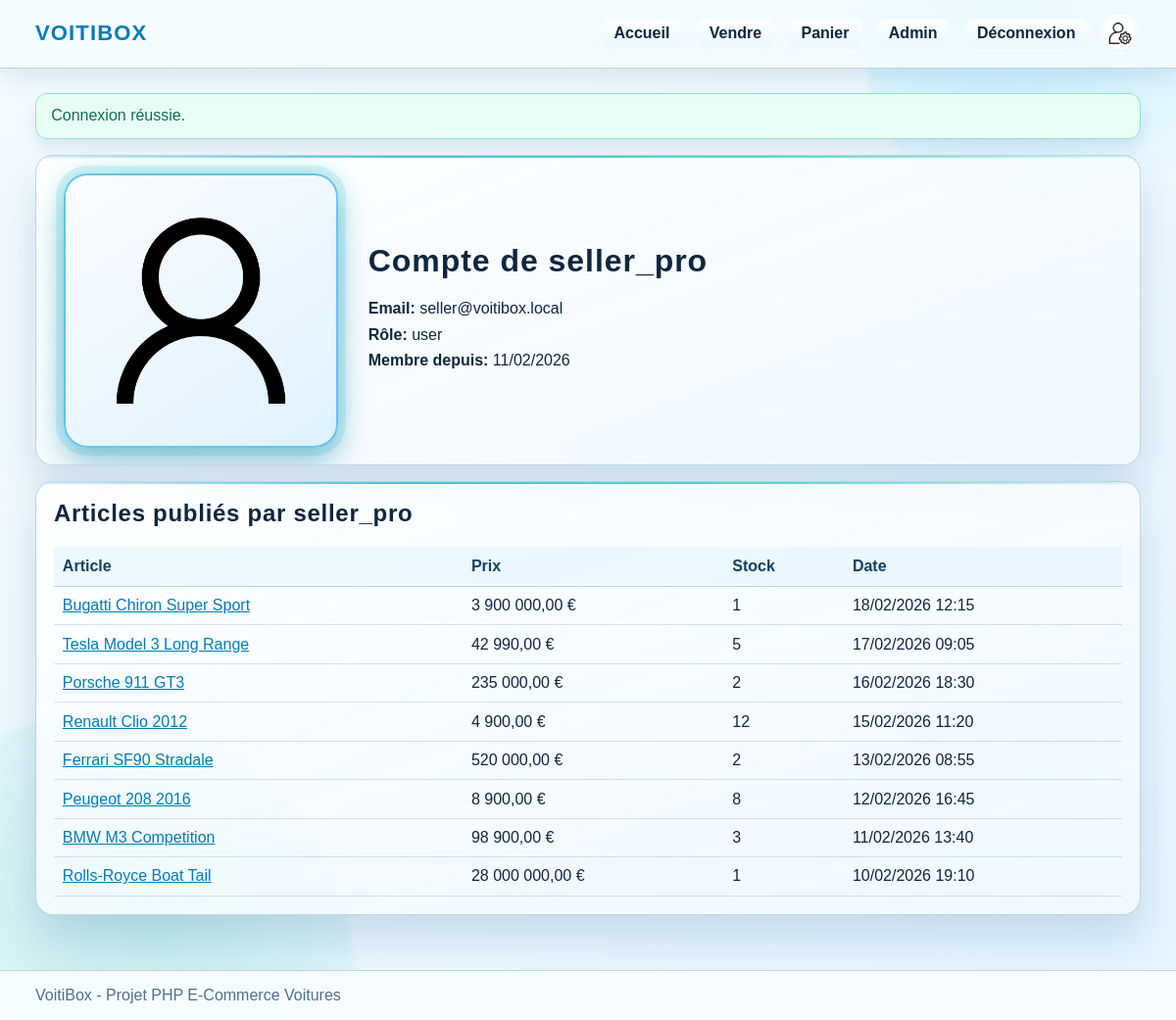
Page /account.php?user_id=2 (signed in) on the committed database.
### tables this page shows
CREATE TABLE `users` (
  `id` int NOT NULL,
  `username` varchar(80) NOT NULL,
  `password` varchar(255) NOT NULL,
  `email` varchar(190) NOT NULL,
  `balance` decimal(15,2) NOT NULL DEFAULT '0.00',
  `profile_photo` varchar(255) DEFAULT NULL,
  `role` enum('user','admin') NOT NULL DEFAULT 'user',
  `created_at` datetime NOT NULL DEFAULT CURRENT_TIMESTAMP
);

CREATE TABLE `articles` (
  `id` int NOT NULL,
  `title` varchar(160) NOT NULL,
  `description` text NOT NULL,
  `price` decimal(15,2) NOT NULL,
  `published_at` datetime NOT NULL DEFAULT CURRENT_TIMESTAMP,
  `author_id` int NOT NULL,
  `image_url` varchar(255) DEFAULT NULL
);

### includes/helpers.php (called while the page is built, shortened)
<?php
function e(mixed $value): string
{
    return htmlspecialchars((string) $value, ENT_QUOTES, 'UTF-8');
}
function url(string $path = ''): string
{
    $base = defined('APP_BASE_PATH') ? rtrim(APP_BASE_PATH, '/') : '';
    $normalized = ltrim($path, '/');
    if ($normalized === '') {
        return $base === '' ? '/' : $base . '/';
    }
    return ($base === '' ? '' : $base) . '/' . $normalized;
}
function asset_url(string $path): string
{
    $normalized = ltrim($path, '/');
    $publicUrl = url($normalized);
    $filePath = __DIR__ . '/../' . $normalized;
    $version = (string) filemtime($filePath);
    $separator = str_contains($publicUrl, '?') ? '&' : '?';
    return $publicUrl . $separator . 'v=' . $version;
}
function current_user(bool $refresh = false): ?array
{
    static $loaded = false;
    static $user = null;
    if ($loaded) {
        return $user;
    }
    $loaded = true;
    $stmt = db()->prepare('SELECT * FROM users WHERE id = :id LIMIT 1');
    $stmt->execute(['id' => (int) $_SESSION['user_id']]);
    $result = $stmt->fetch();
    $user = $result;
    return $user;
}
function is_logged_in(): bool
{
    return current_user() !== null;
}
function require_login(): void
{
    if (!is_logged_in()) {
        set_flash('error', 'Connectez-vous pour accéder à cette page.');
        redirect('login/');
    }
}
function consume_flashes(): array
{
    $messages = $_SESSION['flashes'] ?? [];
    return $messages;
}
function format_price(float|string $amount): string
{
    return number_format((float) $amount, 2, ',', ' ') . ' €';
}
function media_src(null|string $value, string $fallback = ''): string
{
    $src = trim((string) $value);
    $filePath = __DIR__ . '/../' . ltrim($src, '/');
    return asset_url($src);
}

### db.php (called while the page is built, shortened)
<?php
$host = getenv('DB_HOST') ?: '127.0.0.1';
$dbName = getenv('DB_NAME') ?: 'php_exam_db';
$user = getenv('DB_USER') ?: 'root';
$pass = getenv('DB_PASS') ?: 'root';
$dsn = "mysql:host={$host};dbname={$dbName};charset=utf8mb4";
try {
    $pdo = new PDO($dsn, $user, $pass, [
        PDO::ATTR_ERRMODE => PDO::ERRMODE_EXCEPTION,
        PDO::ATTR_DEFAULT_FETCH_MODE => PDO::FETCH_ASSOC,
        PDO::ATTR_EMULATE_PREPARES => false,
    ]);
} catch (PDOException $e) {
    die('Erreur de connexion à la base de données: ' . $e->getMessage());
}
function db(): PDO
{
    global $pdo;
    return $pdo;
}

### account.php (the view, shortened to what this page needs)
<?php
require_login();
$self = current_user();
$targetUserId = isset($_GET['user_id']) ? (int) $_GET['user_id'] : (int) $self['id'];
$targetStmt = db()->prepare('SELECT id, username, email, balance, profile_photo, role, created_at FROM users WHERE id = :id LIMIT 1');
$targetStmt->execute(['id' => $targetUserId]);
$target = $targetStmt->fetch();
$articleStmt = db()->prepare(
    'SELECT a.id, a.title, a.price, a.published_at, COALESCE(s.quantity, 0) AS stock_quantity
     FROM articles a
     LEFT JOIN stock s ON s.article_id = a.id
     WHERE a.author_id = :author_id
     ORDER BY a.published_at DESC'
);
$articleStmt->execute(['author_id' => $target['id']]);
$postedArticles = $articleStmt->fetchAll();
render_header('Compte');
?>
<?php
$profileImageSrc = media_src((string) ($target['profile_photo'] ?? ''));
$profileInitial = strtoupper(substr((string) $target['username'], 0, 1));
?>
<div class="card profile-hero">
    <div class="profile-hero-photo">
        <?php if ($profileImageSrc !== ''): ?>
            <img class="profile-photo" src="<?= e($profileImageSrc) ?>" alt="Photo de profil">
        <?php else: ?>
            <div class="profile-photo profile-photo-placeholder"><?= e($profileInitial !== '' ? $profileInitial : '?') ?></div>
        <?php endif; ?>
    </div>
    <div class="profile-meta">
        <h1>Compte de <?= e($target['username']) ?></h1>
        <p><strong>Email:</strong> <?= e($target['email']) ?></p>
        <p><strong>Rôle:</strong> <?= e($target['role']) ?></p>
        <p><strong>Membre depuis:</strong> <?= e(date('d/m/Y', strtotime($target['created_at']))) ?></p>
    </div>
</div>
<div class="table-card">
    <h2>Articles publiés par <?= e($target['username']) ?></h2>
    <?php if (empty($postedArticles)): ?>
        <p>Aucun article publié.</p>
    <?php else: ?>
        <table>
            <thead>
                <tr>
                    <th>Article</th>
                    <th>Prix</th>
                    <th>Stock</th>
                    <th>Date</th>
                </tr>
            </thead>
            <tbody>
                <?php foreach ($postedArticles as $article): ?>
                    <tr>
                        <td><a href="<?= e(url('detail/?id=' . $article['id'])) ?>"><?= e($article['title']) ?></a></td>
                        <td><?= e(format_price((float) $article['price'])) ?></td>
                        <td><?= e((string) $article['stock_quantity']) ?></td>
                        <td><?= e(date('d/m/Y H:i', strtotime($article['published_at']))) ?></td>
                    </tr>
                <?php endforeach; ?>
            </tbody>
        </table>
    <?php endif; ?>
</div>
<?php render_footer(); ?>

### includes/layout.php (shortened to what this page needs)
<?php
function render_header(string $title): void
{
    $user = current_user();
    $flashes = consume_flashes();
    ?>
    <!DOCTYPE html>
    <html lang="fr">
    <head>
        <link rel="stylesheet" href="<?= e(asset_url('assets/style.css')) ?>">
    </head>
    <body>
        <header class="site-header">
            <div class="container nav-wrap">
                <a class="logo" href="<?= e(url('')) ?>">VoitiBox</a>
                <nav class="main-nav">
                    <a href="<?= e(url('')) ?>">Accueil</a>
                    <?php if ($user): ?>
                        <?php
                        $headerAvatarSrc = media_src((string) ($user['profile_photo'] ?? ''));
                        $headerInitial = strtoupper(substr((string) ($user['username'] ?? ''), 0, 1));
                        ?>
                        <a href="<?= e(url('sell/')) ?>">Vendre</a>
                        <a href="<?= e(url('cart/')) ?>">Panier</a>
                        <?php if ($user['role'] === 'admin'): ?>
                            <a href="<?= e(url('admin/')) ?>">Admin</a>
                        <?php endif; ?>
                        <a href="<?= e(url('logout/')) ?>">Déconnexion</a>
                        <a class="nav-account" href="<?= e(url('account/')) ?>" aria-label="Mon compte" title="Mon compte">
                            <?php if ($headerAvatarSrc !== ''): ?>
                                <img class="header-avatar" src="<?= e($headerAvatarSrc) ?>" alt="Profil de <?= e($user['username']) ?>">
                            <?php else: ?>
                                <span class="header-avatar header-avatar-fallback"><?= e($headerInitial !== '' ? $headerInitial : '?') ?></span>
                            <?php endif; ?>
                        </a>
                    <?php else: ?>
                        <a href="<?= e(url('login/')) ?>">Connexion</a>
                        <a href="<?= e(url('register/')) ?>">Inscription</a>
                    <?php endif; ?>
                </nav>
            </div>
        </header>
        <main class="container">
            <?php foreach ($flashes as $flash): ?>
                <div class="flash flash-<?= e($flash['type']) ?>"><?= e($flash['message']) ?></div>
            <?php endforeach; ?>
    <?php
}
function render_footer(): void
{
    ?>
        </main>
        <footer class="site-footer">
            <div class="container">
                VoitiBox - Projet PHP E-Commerce Voitures
            </div>
        </footer>
    </body>
    </html>
    <?php
}

### rows in the picture
users: profile_photo (picture)
users: profile_photo (picture), username "seller_pro", email "seller@voitibox.local", role "user", created_at "11/02/2026"
articles: title "Bugatti Chiron Super Sport", price "3 900 000,00 €", stock_quantity "1", published_at "18/02/2026 12:15"
articles: title "Tesla Model 3 Long Range", price "42 990,00 €", stock_quantity "5", published_at "17/02/2026 09:05"
articles: title "Porsche 911 GT3", price "235 000,00 €", stock_quantity "2", published_at "16/02/2026 18:30"
articles: title "Renault Clio 2012", price "4 900,00 €", stock_quantity "12", published_at "15/02/2026 11:20"
articles: title "Ferrari SF90 Stradale", price "520 000,00 €", stock_quantity "2", published_at "13/02/2026 08:55"
articles: title "Peugeot 208 2016", price "8 900,00 €", stock_quantity "8", published_at "12/02/2026 16:45"
articles: title "BMW M3 Competition", price "98 900,00 €", stock_quantity "3", published_at "11/02/2026 13:40"
articles: title "Rolls-Royce Boat Tail", price "28 000 000,00 €", stock_quantity "1", published_at "10/02/2026 19:10"

### other values in the picture
$flash['message'] "Connexion réussie."
